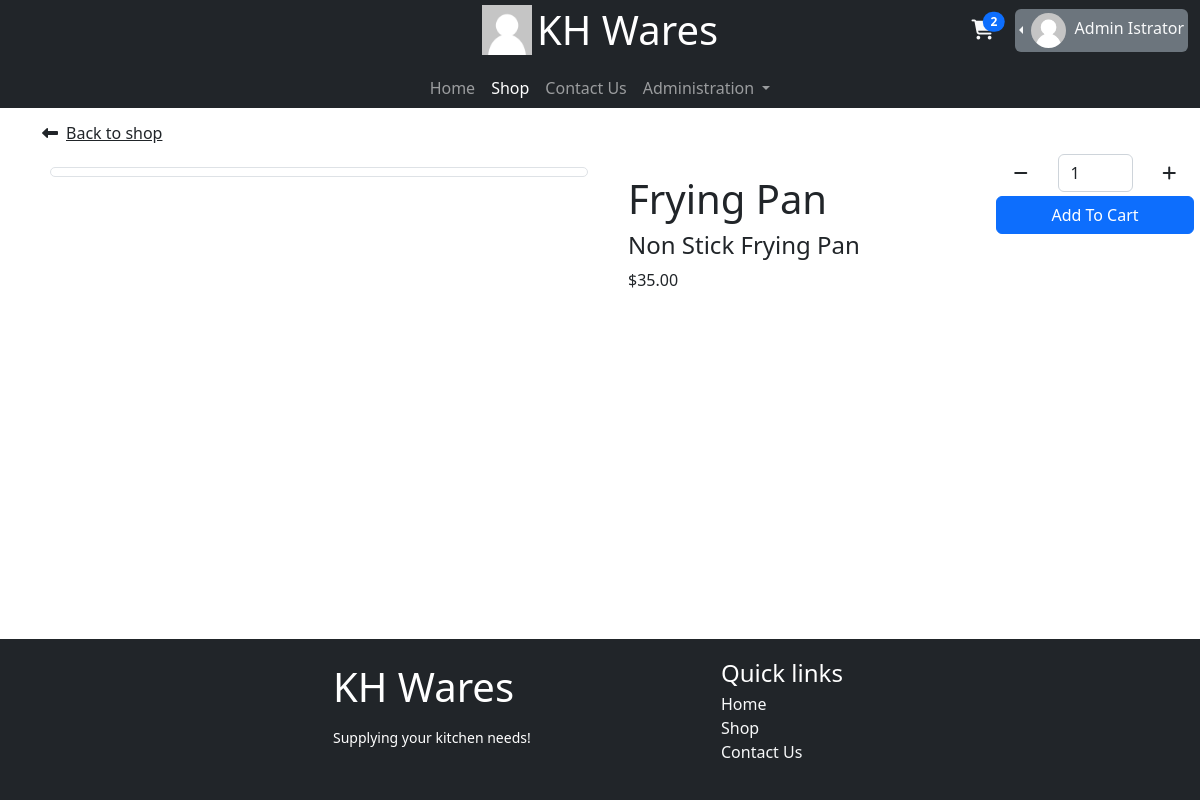
/Store/item/4/ (signed in), run on the app's committed database.
### database_models/UserDBModel.py (models this page shows, shortened)
class User(db.Model, UserMixin):
    id = db.Column(db.Integer, primary_key=True)
    username = db.Column(db.String, unique=True, nullable=False)
    email = db.Column(db.String, unique=True, nullable=False)
    password = db.Column(db.String, nullable=False)
    role = db.Column(db.Integer, default=0)  # 0 - User, 1 - Employee, 2 - Admin
    cart = db.relationship("Cart", backref="user", uselist=False)
    order = db.relationship("Order", backref="user")
    f_name = db.Column(db.String, nullable=False)
    l_name = db.Column(db.String, nullable=False)
    reset_token = db.Column(db.String)
    profile_pic = db.Column(db.String, default="default.png")
    date_created = db.Column(db.DateTime(), default=func.now())
    totp_secret = db.Column(db.String)

### database_models/CartDBModel.py (models this page shows)
class Item(db.Model):
    id = db.Column(db.Integer, primary_key=True)
    cart_items = db.relationship("Cart_Item",backref="item")
    orders = db.relationship("Order_Item",backref="item")
    name = db.Column(db.String,nullable=False)
    price = db.Column(db.Float,nullable=False)
    description = db.Column(db.String)
    quantity = db.Column(db.Integer, nullable=False, default=0)
    images = db.Column(db.PickleType,default=[])
    category = db.Column(db.String)

### routes/store.py (the view)
@blueprint.route("/Store/item/<id>/")
def itempage(id):
    item = Item.query.filter_by(id=id).first()
    if item:
        return render_template("inventory/itempage.html", item=item)
    else:
        helper_functions.flash_error("Item does not exist")
        return redirect(url_for("Store.displayitem"))

### app.py (called while the page is built)
@login_manager.user_loader
def user_loader(id):
    user = User.query.filter_by(id=id).first()
    return user

### templates/inventory/itempage.html (shortened to what this page needs)
{% extends 'base.html' %}
{% set active_page = "Shop" %}
{% block main %}
<div class="container">
	<div>
		<h6 class="my-3	"><a href="{{ url_for('Store.displayitem') }}" class="text-body">
			<i class="fas fa-long-arrow-alt-left me-2"></i>Back to shop</a>
		</h6>
	</div>
	<div class="row mb-5">
		<div class="col-xl-6 col-lg-12">
			<img src="{{ url_for('static', filename='items/' + item.images[0] )}}" alt=""
				class="rounded d-block mt-2 ms-2 img-fluid img-thumbnail">
		</div>
		<div class="col-xl-6 col-lg-12 position-relative">
            <div class="mt-3 ms-3">
                <h1>{{ item.name }}</h1>
                <h4>{{ item.description }}</h4>
                <p>{{ "$%.2f"|format(item.price) }}</p>
            </div>
			<form action="{{ url_for('cart.add_to_cart',id=item.id) }}" method="post" class="position-absolute bottom-50 w-100">
				<div class="row justify-content-end">
					<div class="col-1 text-center px-0">
						<button class="btn" type="button"><i class="fa-solid fa-minus" onclick="(function(){document.querySelector('#item-quantity').stepDown();})()"></i></button>
					</div>
					<div class="col-2 text-center">
						<input type="number" readonly class="float-end form-control w-100" min="1" max="99" value="1" name="quantity" id="item-quantity">
					</div>
					<div class="col-1 text-center px-0">
						<button class="btn" type="button" onclick="(function() { document.querySelector('#item-quantity').stepUp(); document.querySelector('#item-quantity').stepUp() })()"><i class="fa-solid fa-plus"></i></button>
					</div>
				</div>
				<div class="row justify-content-end mt-1">
					<div class="col-4 px-0">
						<button type="submit" class="btn btn-primary float-end w-100 px-0 add-to-cart" value="{{ item.id }}">Add To Cart</button>
					</div>
				</div>
			</form>
		</div>
	</div>
</div>
{% endblock %}

### templates/includes/navbar-2.html (shortened to what this page needs)
<nav class="navbar navbar-expand-lg navbar-dark bg-dark py-0">
    <div class="container-fluid d-block">
        <div class="row justify-content-center">
                <a class="col-sm-12 col-md-12 col-lg-4 text-center offset-lg-4 navbar-brand" href="{{ '#' if active_page == 'index' else url_for('index.index') }}">
                    <img src="{{ url_for('static', filename='profiles/default.png') }}" alt="" width="50" height="50" class="d-inline" >
                    <h1 class="d-inline m-0 align-middle">KH Wares</h1>
                </a>
                <div class="col-auto ms-auto my-auto">
                    {% if not current_user.is_authenticated %}
                        <a href="{{ url_for('crud.login' )}}" class="btn btn-primary align-middle" role="button">Login</a>
                        <a href="{{ url_for('crud.signup' )}}" class="btn btn-secondary align-middle" role="button">Sign Up</a>
                    {% else %}
                        <div>
                            <div class="d-inline-block me-1">
                                <a href="{{ url_for('cart.read_cart') }}" class="btn">
                                    <span class="position-relative top-0 start-100 translate-middle badge rounded-pill bg-primary" id="cart_badge">{{ current_user.cart.cart_items | length }}</span>
                                    <i class="fa-solid fa-cart-shopping text-light fa-lg"></i>
                                </a>
                            </div>
                            <div class="dropstart bg-secondary text-light p-1 rounded mt-auto d-inline-block">
                                <div class="dropdown-toggle" role="button" id="dropdownMenuLink" data-bs-toggle="dropdown">
                                    <img  src="{{url_for('static', filename='profiles/' + current_user.profile_pic)}}" height="35px" width="35px" class="rounded-circle me-1">
                                    <span class="text-light d-lg-inline-block d-none">{{ current_user.f_name }} {{ current_user.l_name }}</span>
                                </div>
                            </div>
                        </div>
                    {% endif %}
                </div>
                <div class="row pe-0">
                </div>
        </div>
        <div class="row justify-content-center">
            <div class="col-4 text-center">
                <div class="collapse navbar-collapse" id="navbarSupportedContent">
                    <ul class="navbar-nav mx-auto mb-2 mb-lg-0">
                    <li class="nav-item">
                        <a class="nav-link {{ 'active' if active_page == 'index' else '' }}" aria-current="page" href="{{ '#' if active_page == 'index' else url_for('index.index') }}">Home</a>
                    </li>
                    <li class="nav-item">
                        <a class="nav-link {{ 'active' if active_page == 'Shop' else '' }}" href="{{ url_for('Store.displayitem' )}}">Shop</a>
                    </li>
                    <li class="nav-item">
                        <a class="nav-link {{ 'active' if active_page == 'contact' else '' }}" href="{{ url_for('contact.contact_us_page') }}">Contact Us</a>
                    </li>
                    {% if current_user.is_authenticated and current_user.role >=1 %}
                        <li class="nav-item dropdown">
                            <a class="nav-link dropdown-toggle {{ 'active' if active_page == 'admin' else '' }}" href="#" id="AdminNavbarDropdown" role="button" data-bs-toggle="dropdown" aria-expanded="false">
                                Administration
                            </a>
                        </li>
                    {% endif %}
                    </ul>
                </div>
            </div>
        </div>
    </div>
  </nav>

### data on the page
User: profile_pic (placeholder picture), f_name "Admin", l_name "Istrator"
Item: name "Frying Pan", description "Non Stick Frying Pan", price "$35.00"

### other printed values
{{ current_user.cart.cart_items | length }} "2"
